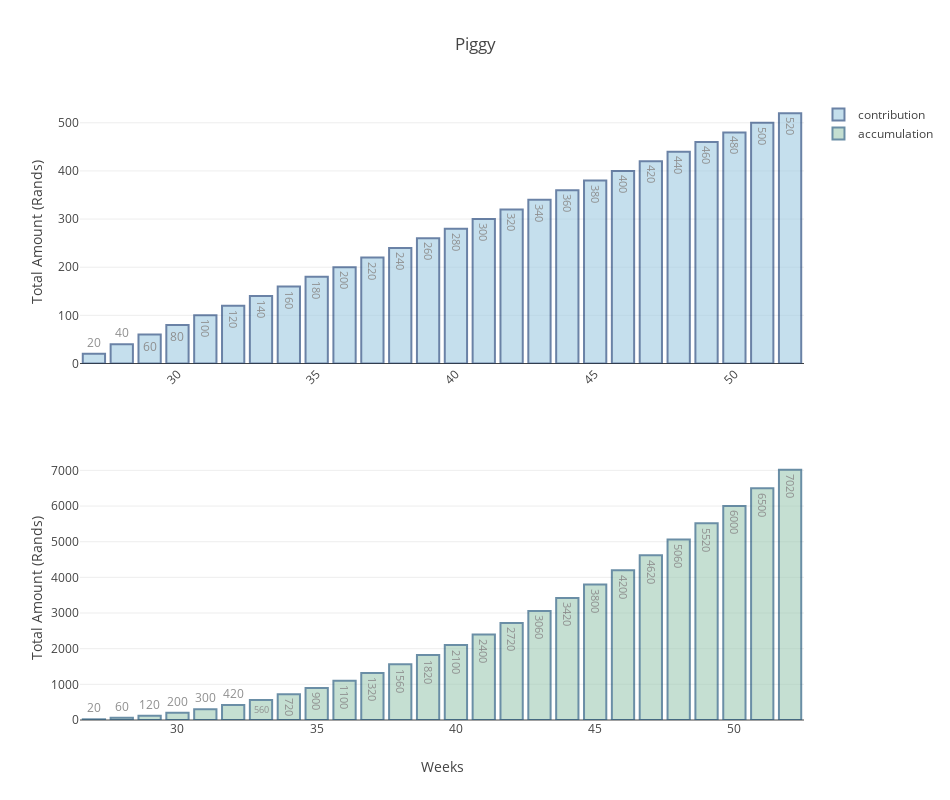

Here is the notebook cell this chart was saved with:
### Markdown cell above
[HOME](#Plotly)

<br>

- ### Subplots

```python
Trace1 = graph()
Trace2 = graph()

fig = tools.make_subplots( rows=n, cols=m, 
                           subplot_titles=('trace1', 'tracen')
                         )

fig.append_trace(graph1, 1, 1)
fig.append_trace(graph2, 2, 1)
...

fig['layout']['yaxis1'].update(title='Y1')
fig['layout']['yaxis2'].update(title='Y2')
fig['layout']['xaxis2'].update(title='bottom x')

fig['layout'].update(
                        height=800, 
                        width=950, 
                        title='%s',
                        xaxis=dict(tickangle=-45),
                        barmode='group'
                    )
iplot(fig, filename='make-subplots-multiple-with-titles')

```

### Code cell
# time in Weeks
weeks = np.arange(1, 53)
# reshape to semester
semester = weeks.reshape(2, 26)
# Saving
semester_money = np.arange(10, (len(semester[1]) + 1) * 10, 10) * 2
s_summ = semester_money.cumsum()

# get week number
from datetime import date
weekNumber = date.today().isocalendar()[1] 

bar1 = Bar(
    x = semester[1],
    y= semester_money,
    name = 'contribution',
    text=semester_money,

    textposition = 'auto',
    marker =dict(
                   color='rgb(158,202,225)',
                   line=dict(
                             color='rgb(8,48,107)',
                             width=2),
                ),
    opacity=0.6,
)

bar2 = Bar(
    x=semester[1],
    y=s_summ,
    name = 'accumulation',
    text=s_summ,
    textposition = 'auto',
    marker=dict(
        color= 'rgb(158,202,180)',
        line=dict(
            color='rgb(8,68,107)',
            width=2),
        ),
    opacity=0.6
)

fig = tools.make_subplots(rows=2, cols=1)


fig.append_trace(bar1, 1, 1)
fig.append_trace(bar2, 2, 1)

fig['layout']['yaxis1'].update(title='Total Amount (Rands)')
fig['layout']['yaxis2'].update(title='Total Amount (Rands)')
fig['layout']['xaxis2'].update(title='Weeks')

fig['layout'].update(
                        height=800, 
                        width=950, 
                        title='Piggy',
                        xaxis=dict(tickangle=-45),
                        barmode='group'
                    )
iplot(fig, filename='make-subplots-multiple-with-titles');

### Figure 1 — Plotly figure (JSON) as saved in the notebook; plotly's stock layout.template omitted (floating-point values rounded to 4 significant figures)
{"data": [{"marker": {"color": "rgb(158,202,225)", "line": {"color": "rgb(8,48,107)", "width": 2}}, "name": "contribution", "opacity": 0.6, "text": [20, 40, 60, 80, 100, 120, 140, 160, 180, 200, 220, 240, 260, 280, 300, 320, 340, 360, 380, 400, 420, 440, 460, 480, 500, 520], "textposition": "auto", "type": "bar", "x": [27, 28, 29, 30, 31, 32, 33, 34, 35, 36, 37, 38, 39, 40, 41, 42, 43, 44, 45, 46, 47, 48, 49, 50, 51, 52], "xaxis": "x1", "y": [20, 40, 60, 80, 100, 120, 140, 160, 180, 200, 220, 240, 260, 280, 300, 320, 340, 360, 380, 400, 420, 440, 460, 480, 500, 520], "yaxis": "y1"}, {"marker": {"color": "rgb(158,202,180)", "line": {"color": "rgb(8,68,107)", "width": 2}}, "name": "accumulation", "opacity": 0.6, "text": [20, 60, 120, 200, 300, 420, 560, 720, 900, 1100, 1320, 1560, 1820, 2100, 2400, 2720, 3060, 3420, 3800, 4200, 4620, 5060, 5520, 6000, 6500, 7020], "textposition": "auto", "type": "bar", "x": [27, 28, 29, 30, 31, 32, 33, 34, 35, 36, 37, 38, 39, 40, 41, 42, 43, 44, 45, 46, 47, 48, 49, 50, 51, 52], "xaxis": "x2", "y": [20, 60, 120, 200, 300, 420, 560, 720, 900, 1100, 1320, 1560, 1820, 2100, 2400, 2720, 3060, 3420, 3800, 4200, 4620, 5060, 5520, 6000, 6500, 7020], "yaxis": "y2"}], "layout": {"barmode": "group", "height": 800, "title": "Piggy", "width": 950, "xaxis": {"tickangle": -45}, "xaxis1": {"anchor": "y1", "domain": [0, 1]}, "xaxis2": {"anchor": "y2", "domain": [0, 1], "title": "Weeks"}, "yaxis1": {"anchor": "x1", "domain": [0.575, 1], "title": "Total Amount (Rands)"}, "yaxis2": {"anchor": "x2", "domain": [0, 0.425], "title": "Total Amount (Rands)"}}}
